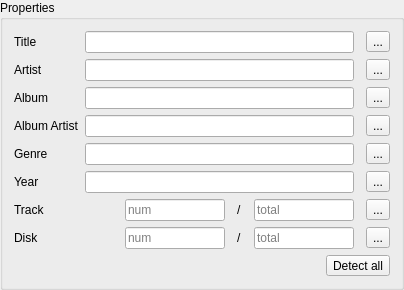
                    <widget class="QGroupBox" name="groupBox_7">
                     <property name="sizePolicy">
                      <sizepolicy hsizetype="Preferred" vsizetype="Preferred">
                       <horstretch>0</horstretch>
                       <verstretch>0</verstretch>
                      </sizepolicy>
                     </property>
                     <property name="title">
                      <string>Properties</string>
                     </property>
                     <layout class="QVBoxLayout" name="verticalLayout">
                      <property name="spacing">
                       <number>6</number>
                      </property>
                      <item>
                       <layout class="QFormLayout" name="formLayout">
                        <item row="0" column="0">
                         <widget class="QLabel" name="label">
                          <property name="text">
                           <string>Title</string>
                          </property>
                         </widget>
                        </item>
                        <item row="1" column="0">
                         <widget class="QLabel" name="label_2">
                          <property name="text">
                           <string>Artist</string>
                          </property>
                         </widget>
                        </item>
                        <item row="2" column="0">
                         <widget class="QLabel" name="label_3">
                          <property name="text">
                           <string>Album</string>
                          </property>
                         </widget>
                        </item>
                        <item row="3" column="0">
                         <widget class="QLabel" name="label_4">
                          <property name="text">
                           <string>Album Artist</string>
                          </property>
                         </widget>
                        </item>
                        <item row="4" column="0">
                         <widget class="QLabel" name="label_5">
                          <property name="text">
                           <string>Genre</string>
                          </property>
                         </widget>
                        </item>
                        <item row="5" column="0">
                         <widget class="QLabel" name="label_6">
                          <property name="text">
                           <string>Year</string>
                          </property>
                         </widget>
                        </item>
                        <item row="6" column="0">
                         <widget class="QLabel" name="label_13">
                          <property name="text">
                           <string>Track</string>
                          </property>
                         </widget>
                        </item>
                        <item row="6" column="1">
                         <layout class="QHBoxLayout" name="horizontalLayout_5">
                          <property name="spacing">
                           <number>12</number>
                          </property>
                          <item>
                           <spacer name="horizontalSpacer_10">
                            <property name="orientation">
                             <enum>Qt::Orientation::Horizontal</enum>
                            </property>
                            <property name="sizeHint" stdset="0">
                             <size>
                              <width>40</width>
                              <height>20</height>
                             </size>
                            </property>
                           </spacer>
                          </item>
                          <item>
                           <widget class="QLineEdit" name="tag_track_num">
                            <property name="sizePolicy">
                             <sizepolicy hsizetype="Fixed" vsizetype="Fixed">
                              <horstretch>0</horstretch>
                              <verstretch>0</verstretch>
                             </sizepolicy>
                            </property>
                            <property name="minimumSize">
                             <size>
                              <width>100</width>
                              <height>0</height>
                             </size>
                            </property>
                            <property name="maximumSize">
                             <size>
                              <width>100</width>
                              <height>16777215</height>
                             </size>
                            </property>
                            <property name="maxLength">
                             <number>6</number>
                            </property>
                            <property name="placeholderText">
                             <string>num</string>
                            </property>
                           </widget>
                          </item>
                          <item>
                           <widget class="QLabel" name="label_14">
                            <property name="sizePolicy">
                             <sizepolicy hsizetype="Maximum" vsizetype="Preferred">
                              <horstretch>0</horstretch>
                              <verstretch>0</verstretch>
                             </sizepolicy>
                            </property>
                            <property name="text">
                             <string>/</string>
                            </property>
                           </widget>
                          </item>
                          <item>
                           <widget class="QLineEdit" name="tag_track_total">
                            <property name="sizePolicy">
                             <sizepolicy hsizetype="Fixed" vsizetype="Fixed">
                              <horstretch>0</horstretch>
                              <verstretch>0</verstretch>
                             </sizepolicy>
                            </property>
                            <property name="minimumSize">
                             <size>
                              <width>100</width>
                              <height>0</height>
                             </size>
                            </property>
                            <property name="maximumSize">
                             <size>
                              <width>100</width>
                              <height>16777215</height>
                             </size>
                            </property>
                            <property name="baseSize">
                             <size>
                              <width>0</width>
                              <height>0</height>
                             </size>
                            </property>
                            <property name="maxLength">
                             <number>6</number>
                            </property>
                            <property name="placeholderText">
                             <string>total</string>
                            </property>
                           </widget>
                          </item>
                          <item>
                           <widget class="QToolButton" name="detect_track_btn">
                            <property name="focusPolicy">
                             <enum>Qt::FocusPolicy::NoFocus</enum>
                            </property>
                            <property name="toolTip">
                             <string>Detect Track</string>
                            </property>
                            <property name="text">
                             <string>...</string>
                            </property>
                            <property name="icon">
                             <iconset resource="resources.qrc">
                              <normaloff>:/icons/wand.svg</normaloff>:/icons/wand.svg</iconset>
                            </property>
                            <property name="iconSize">
                             <size>
                              <width>24</width>
                              <height>24</height>
                             </size>
                            </property>
                           </widget>
                          </item>
                         </layout>
                        </item>
                        <item row="7" column="0">
                         <widget class="QLabel" name="label_15">
                          <property name="text">
                           <string>Disk</string>
                          </property>
                         </widget>
                        </item>
                        <item row="7" column="1">
                         <layout class="QHBoxLayout" name="horizontalLayout_7">
                          <property name="spacing">
                           <number>12</number>
                          </property>
                          <item>
                           <spacer name="horizontalSpacer_11">
                            <property name="orientation">
                             <enum>Qt::Orientation::Horizontal</enum>
                            </property>
                            <property name="sizeHint" stdset="0">
                             <size>
                              <width>40</width>
                              <height>20</height>
                             </size>
                            </property>
                           </spacer>
                          </item>
                          <item>
                           <widget class="QLineEdit" name="tag_disk_num">
                            <property name="sizePolicy">
                             <sizepolicy hsizetype="Fixed" vsizetype="Fixed">
                              <horstretch>0</horstretch>
                              <verstretch>0</verstretch>
                             </sizepolicy>
                            </property>
                            <property name="minimumSize">
                             <size>
                              <width>100</width>
                              <height>0</height>
                             </size>
                            </property>
                            <property name="maximumSize">
                             <size>
                              <width>100</width>
                              <height>16777215</height>
                             </size>
                            </property>
                            <property name="maxLength">
                             <number>6</number>
                            </property>
                            <property name="placeholderText">
                             <string>num</string>
                            </property>
                           </widget>
                          </item>
                          <item>
                           <widget class="QLabel" name="label_16">
                            <property name="sizePolicy">
                             <sizepolicy hsizetype="Maximum" vsizetype="Preferred">
                              <horstretch>0</horstretch>
                              <verstretch>0</verstretch>
                             </sizepolicy>
                            </property>
                            <property name="text">
                             <string>/</string>
                            </property>
                           </widget>
                          </item>
                          <item>
                           <widget class="QLineEdit" name="tag_disk_total">
                            <property name="minimumSize">
                             <size>
                              <width>100</width>
                              <height>0</height>
                             </size>
                            </property>
                            <property name="maximumSize">
                             <size>
                              <width>100</width>
                              <height>16777215</height>
                             </size>
                            </property>
                            <property name="maxLength">
                             <number>6</number>
                            </property>
                            <property name="placeholderText">
                             <string>total</string>
                            </property>
                           </widget>
                          </item>
                          <item>
                           <widget class="QToolButton" name="detect_disk_btn">
                            <property name="focusPolicy">
                             <enum>Qt::FocusPolicy::NoFocus</enum>
                            </property>
                            <property name="toolTip">
                             <string>Detect Disk</string>
                            </property>
                            <property name="text">
                             <string>...</string>
                            </property>
                            <property name="icon">
                             <iconset resource="resources.qrc">
                              <normaloff>:/icons/wand.svg</normaloff>:/icons/wand.svg</iconset>
                            </property>
                            <property name="iconSize">
                             <size>
                              <width>24</width>
                              <height>24</height>
                             </size>
                            </property>
                           </widget>
                          </item>
                         </layout>
                        </item>
                        <item row="2" column="1">
                         <layout class="QHBoxLayout" name="horizontalLayout_9">
                          <property name="spacing">
                           <number>12</number>
                          </property>
                          <item>
                           <widget class="QLineEdit" name="tag_album"/>
                          </item>
                          <item>
                           <widget class="QToolButton" name="detect_album_btn">
                            <property name="focusPolicy">
                             <enum>Qt::FocusPolicy::NoFocus</enum>
                            </property>
                            <property name="toolTip">
                             <string>Detect Album</string>
                            </property>
                            <property name="text">
                             <string>...</string>
                            </property>
                            <property name="icon">
                             <iconset resource="resources.qrc">
                              <normaloff>:/icons/wand.svg</normaloff>:/icons/wand.svg</iconset>
                            </property>
                            <property name="iconSize">
                             <size>
                              <width>24</width>
                              <height>24</height>
                             </size>
                            </property>
                           </widget>
                          </item>
                         </layout>
                        </item>
                        <item row="1" column="1">
                         <layout class="QHBoxLayout" name="horizontalLayout_2">
                          <property name="spacing">
                           <number>12</number>
                          </property>
                          <item>
                           <widget class="QLineEdit" name="tag_artist"/>
                          </item>
                          <item>
                           <widget class="QToolButton" name="detect_artist_btn">
                            <property name="focusPolicy">
                             <enum>Qt::FocusPolicy::NoFocus</enum>
                            </property>
                            <property name="toolTip">
                             <string>Detect Artist</string>
                            </property>
                            <property name="text">
                             <string>...</string>
                            </property>
                            <property name="icon">
                             <iconset resource="resources.qrc">
                              <normaloff>:/icons/wand.svg</normaloff>:/icons/wand.svg</iconset>
                            </property>
                            <property name="iconSize">
                             <size>
                              <width>24</width>
                              <height>24</height>
                             </size>
                            </property>
                           </widget>
                          </item>
                         </layout>
                        </item>
                        <item row="0" column="1">
                         <layout class="QHBoxLayout" name="horizontalLayout_13">
                          <property name="spacing">
                           <number>12</number>
                          </property>
                          <item>
                           <widget class="QLineEdit" name="tag_title"/>
                          </item>
                          <item>
                           <widget class="QToolButton" name="detect_title_btn">
                            <property name="focusPolicy">
                             <enum>Qt::FocusPolicy::NoFocus</enum>
                            </property>
                            <property name="toolTip">
                             <string>Detect Title</string>
                            </property>
                            <property name="text">
                             <string>...</string>
                            </property>
                            <property name="icon">
                             <iconset resource="resources.qrc">
                              <normaloff>:/icons/wand.svg</normaloff>:/icons/wand.svg</iconset>
                            </property>
                            <property name="iconSize">
                             <size>
                              <width>24</width>
                              <height>24</height>
                             </size>
                            </property>
                           </widget>
                          </item>
                         </layout>
                        </item>
                        <item row="3" column="1">
                         <layout class="QHBoxLayout" name="horizontalLayout_4">
                          <property name="spacing">
                           <number>12</number>
                          </property>
                          <item>
                           <widget class="QLineEdit" name="tag_album_artist"/>
                          </item>
                          <item>
                           <widget class="QToolButton" name="detect_album_artist_btn">
                            <property name="focusPolicy">
                             <enum>Qt::FocusPolicy::NoFocus</enum>
                            </property>
                            <property name="toolTip">
                             <string>Detect Album Artist</string>
                            </property>
                            <property name="text">
                             <string>...</string>
                            </property>
                            <property name="icon">
                             <iconset resource="resources.qrc">
                              <normaloff>:/icons/wand.svg</normaloff>:/icons/wand.svg</iconset>
                            </property>
                            <property name="iconSize">
                             <size>
                              <width>24</width>
                              <height>24</height>
                             </size>
                            </property>
                           </widget>
                          </item>
                         </layout>
                        </item>
                        <item row="4" column="1">
                         <layout class="QHBoxLayout" name="horizontalLayout_14">
                          <property name="spacing">
                           <number>12</number>
                          </property>
                          <item>
                           <widget class="QLineEdit" name="tag_genre"/>
                          </item>
                          <item>
                           <widget class="QToolButton" name="detect_genre_btn">
                            <property name="focusPolicy">
                             <enum>Qt::FocusPolicy::NoFocus</enum>
                            </property>
                            <property name="toolTip">
                             <string>Detect Genre</string>
                            </property>
                            <property name="text">
                             <string>...</string>
                            </property>
                            <property name="icon">
                             <iconset resource="resources.qrc">
                              <normaloff>:/icons/wand.svg</normaloff>:/icons/wand.svg</iconset>
                            </property>
                            <property name="iconSize">
                             <size>
                              <width>24</width>
                              <height>24</height>
                             </size>
                            </property>
                           </widget>
                          </item>
                         </layout>
                        </item>
                        <item row="5" column="1">
                         <layout class="QHBoxLayout" name="horizontalLayout_15">
                          <property name="spacing">
                           <number>12</number>
                          </property>
                          <item>
                           <widget class="QLineEdit" name="tag_year">
                            <property name="maxLength">
                             <number>6</number>
                            </property>
                           </widget>
                          </item>
                          <item>
                           <widget class="QToolButton" name="detect_year_btn">
                            <property name="focusPolicy">
                             <enum>Qt::FocusPolicy::NoFocus</enum>
                            </property>
                            <property name="toolTip">
                             <string>Detect Year</string>
                            </property>
                            <property name="text">
                             <string>...</string>
                            </property>
                            <property name="icon">
                             <iconset resource="resources.qrc">
                              <normaloff>:/icons/wand.svg</normaloff>:/icons/wand.svg</iconset>
                            </property>
                            <property name="iconSize">
                             <size>
                              <width>24</width>
                              <height>24</height>
                             </size>
                            </property>
                           </widget>
                          </item>
                         </layout>
                        </item>
                       </layout>
                      </item>
                      <item>
                       <layout class="QHBoxLayout" name="horizontalLayout_16">
                        <item>
                         <spacer name="horizontalSpacer_5">
                          <property name="orientation">
                           <enum>Qt::Orientation::Horizontal</enum>
                          </property>
                          <property name="sizeHint" stdset="0">
                           <size>
                            <width>40</width>
                            <height>20</height>
                           </size>
                          </property>
                         </spacer>
                        </item>
                        <item>
                         <widget class="QToolButton" name="detect_all_btn">
                          <property name="focusPolicy">
                           <enum>Qt::FocusPolicy::NoFocus</enum>
                          </property>
                          <property name="toolTip">
                           <string>Detect Album</string>
                          </property>
                          <property name="text">
                           <string>Detect all</string>
                          </property>
                          <property name="icon">
                           <iconset resource="resources.qrc">
                            <normaloff>:/icons/wand.svg</normaloff>:/icons/wand.svg</iconset>
                          </property>
                          <property name="iconSize">
                           <size>
                            <width>24</width>
                            <height>24</height>
                           </size>
                          </property>
                          <property name="toolButtonStyle">
                           <enum>Qt::ToolButtonStyle::ToolButtonTextBesideIcon</enum>
                          </property>
                         </widget>
                        </item>
                       </layout>
                      </item>
                     </layout>
                    </widget>
